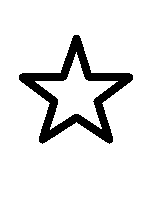
#> input picture lab3/gwiazdka.bmp, 150 x 200 px
$ jupyter execute --allow-errors lab3_homework_.ipynb
#> lines starting #> are read from the running program, lines starting #| are printed output that depends on the picture; after the words box and inside, x2 and y2 are one past the last pixel; in counts of white or black regions, pixels touching at a corner belong together
# import libraries

[cell 1]
import numpy as np
from PIL import Image

### 1. Napisz funkcje rysuj_ramki_szare(w,h,grub, ?) oraz  rysuj_pasy_pionowe_szare(w,h,grub. ?) analogiczne do rysuj_ramki(w,h,grub) oraz rysuj_pasy_pionowe(w,h,grub) w wyniku których otrzymasz obraz w trybie L  taki, że zamiast czarnego i białego koloru pojawiają się odcienie szarości (według własnego uznania, ale według ustalonej reguły, którą trzeba będzie opisać). Zastosuj te funkcje a otrzymane obrazy (przyjmij w = 300, h=200, grub = 5) wklej do raportu.  Zapisz obrazy w formacie png i wstaw na Moodle.

### Zastosowałem podobną funkcję jak rysuj_pasy_pionowe(), z tą różnicą, że kolor '0' został zastąpiony kolorem przekazanym jako argument, w tym przypadku szarym

[cell 2]
def rysuj_ramke_szare(w, h, grub, kolor_ramki):
    t = (h, w)
    tab = np.ones(t, dtype=np.uint8)
    tab[:] = kolor_ramki
    tab[grub : h-grub, grub : w-grub] = 255
    return Image.fromarray(tab)


zad1_1 = rysuj_ramke_szare(120, 60, 8, 100)
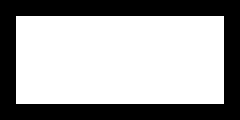
#> zad1_1: PIL image 120x60 L (shown 2 times larger); values 100 (black) and 255 (white), 63.6% white; 1 black region, box (x1, y1, x2, y2) and area: (0, 0, 120, 60) 2624
zad1_1.save('zad1_1.png')

zad1_1

[cell 3]
def rysuj_pasy_pionowe_szare(w: int,h: int,grub: int, kolor_pasow):
#> called with w = 100, h = 50, grub = 10, kolor_pasow = 100
    table = np.ones((h,w), dtype = np.uint8) * 255

    for index in range(0, w, grub * 2):

        table[: , index : index + grub ] = kolor_pasow

    return Image.fromarray(table)

w = 100
h = 50
grub = 10
kolor_pasow = 100

zad1_2 = rysuj_pasy_pionowe_szare(w, h, grub, kolor_pasow)
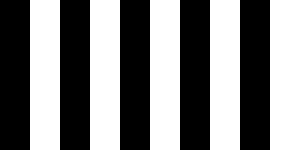
#> zad1_2: PIL image 100x50 L (shown 3 times larger); values 100 (black) and 255 (white), 50% white; 5 white regions, box (x1, y1, x2, y2) and area: (10, 0, 20, 50) 500, (30, 0, 40, 50) 500, (50, 0, 60, 50) 500, (70, 0, 80, 50) 500, (90, 0, 100, 50) 500
zad1_2.save('zad1_2.png')

zad1_2

###  2. Napisz funkcję negatyw(obraz), która rozpoznaje tryb wczytanego obrazu i jeśli jest jeden z trybów (‘1’, ‘L’, ‘RGB’) to tworzy jego negatyw. Zastosuj funkcję do następujących obrazów

#### a) gwiazdka.bmp

[cell 4]
def negatyw(image):
    image_table = np.asarray(image, dtype = np.uint8)
    result = image_table.copy()

    if image.mode == 'RGB':
        h, w, rgb = image_table.shape
        for i in range(h):
            for j in range(w):
                for k in range(rgb):
                    result[i, j, k] = 255 - image_table[i, j, k]

    elif image.mode == '1' or image.mode == 'L':
        h, w = image_table.shape
        for i in range(h):
            for j in range(w):
                result[i, j] = 255 - image_table[i, j]

    return Image.fromarray(result)

[cell 5]
gwiazdka = Image.open('gwiazdka.bmp')
#> gwiazdka is the input picture: PIL image 150x200 1; 89.7% white; 1 black region, box (x1, y1, x2, y2) and area: (19, 35, 133, 144) 3079


negative_image = negatyw(gwiazdka)

negative_image.save('zad2_1.png')

negative_image

#### b) rysuj_ramki_kolorowe(200, [20, 120,220], a, b, c)

[cell 6]
def rysuj_ramki_kolorowe(w, kolor, zmiana_koloru_r, zmiana_koloru_g, zmiana_koloru_b):
#> called with w = 200, zmiana_koloru_r = 6, zmiana_koloru_g = 6, zmiana_koloru_b = -6
    t = (w, w, 3)
    tab = np.zeros(t, dtype=np.uint8)
    kolor_r = kolor[0]
    kolor_g = kolor[1]
    kolor_b = kolor[2]
    z = w
    for k in range(int(w / 2)):
        for i in range(k, z - k):
            for j in range(k, z - k):
                tab[i, j] = [kolor_r, kolor_g, kolor_b]
        kolor_r = (kolor_r - zmiana_koloru_r) % 256
        kolor_g = (kolor_g - zmiana_koloru_g) % 256
        kolor_b = (kolor_b - zmiana_koloru_b) % 256
    return Image.fromarray(tab)

zad2_2 = negatyw(rysuj_ramki_kolorowe(200, [20, 120,220], 6, 6, -6))
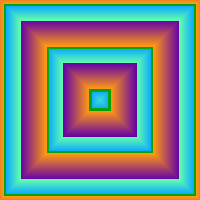
#> zad2_2: PIL image 200x200 RGB; mean R, G, B 121.1, 137.2, 132.4
zad2_2.save('zad2_2.png')

zad2_2

[cell 7]
rysuj_ramki_kolorowe(200, [20, 120,220], 6, 6, -6)
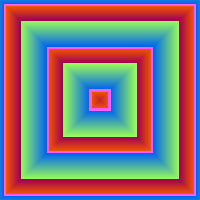
#> Out: PIL image 200x200 RGB; mean R, G, B 133.9, 117.8, 122.6

#### c) rysuj_po_skosie_szare(100, 300, a, b)  gdzie a = liczba liter w imieniu, b = liczba liter w nazwisku, c = -a

[cell 8]
def rysuj_po_skosie_szare(h,w, a, b):
#> called with h = 100, w = 300, a = 6, b = 6
    t = (h, w) # rysuje kwadratowy obraz
    tab = np.zeros(t, dtype=np.uint8)
    for i in range(h):
        for j in range(w):
            tab[i, j] = (a*i + b*j) % 256
    return Image.fromarray(tab)

zad2_3 = negatyw(rysuj_po_skosie_szare(100, 300, 6, 6))
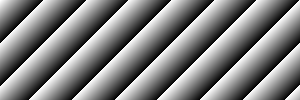
#> zad2_3: PIL image 300x100 L; min 1, max 255, mean 128
zad2_3.save('zad2_3.png')

zad2_3

[cell 9]
rysuj_po_skosie_szare(100, 300, 6, 6)
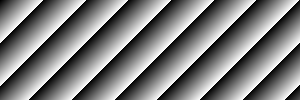
#> Out: PIL image 300x100 L; min 0, max 254, mean 127

#### Otrzymane obrazy (oryginalny i negatyw) wklej do raportu. Negatywy zapisz w formacie png i wstaw na Moodle.

###  3. Napisz funkcję koloruj_w_paski(obraz, grub, ?) , która dla danego obrazu w trybie ‘1’ (np. czarne kształty na białym tle) tworzy obraz w trybie ‘RGB’, w którym tło jest białe a kształty są pokolorowane w kolorowe poziome paski grubości grub. Sposób kolorowania (zmianę koloru) proszę wcześniej opisać i ewentualnie uwzględnić w argumentach funkcji.
#### a) Wykonaj funkcję koloruj_w_paski(obraz, grub, ?) , gdzie obraz to czarno-biały obraz z inicjałami własnymi z lab1. Następnie zapisz w formacie jpg oraz png. Czy otrzymane obrazy są takie same? Dlaczego tak się dzieje?
#### Otrzymany obraz wklej do raportu. W raporcie uzasadnij odpowiedź. Zapisane obrazy wstaw na Moodle

#> (a cell that did not finish here is left out)

[cell 11]
def koloruj_w_paski(image, grub, colors):
    if image.mode != '1':
        raise ValueError("Image not in 'black-white' mode")

    image_rgb = image.convert("RGB")
    pix = image_rgb.load()

    w, h = image.size

    for h_index in range(h):
        for w_index in range(w):
            if pix[w_index, h_index] == (0, 0, 0):
                stripe_color = colors[(h_index // grub) % len(colors)]
                pix[w_index, h_index] = stripe_color
            else:
                pix[w_index, h_index] = (255, 255, 255)

    return image_rgb


colors = [(212, 0, 0), (0, 45, 0), (0, 0, 155)]
#> colors = [(212, 0, 0), (0, 45, 0), (0, 0, 155)]


#> (the rest of this cell did not finish here and is left out)
